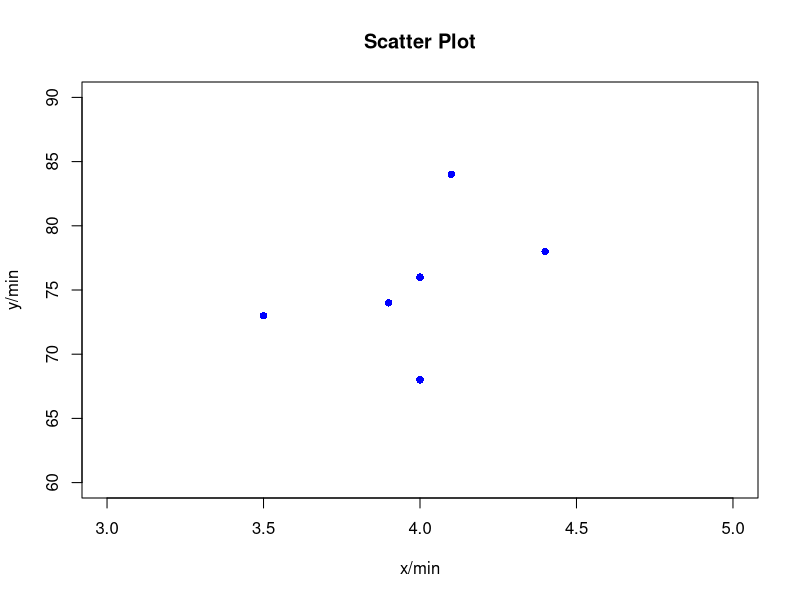
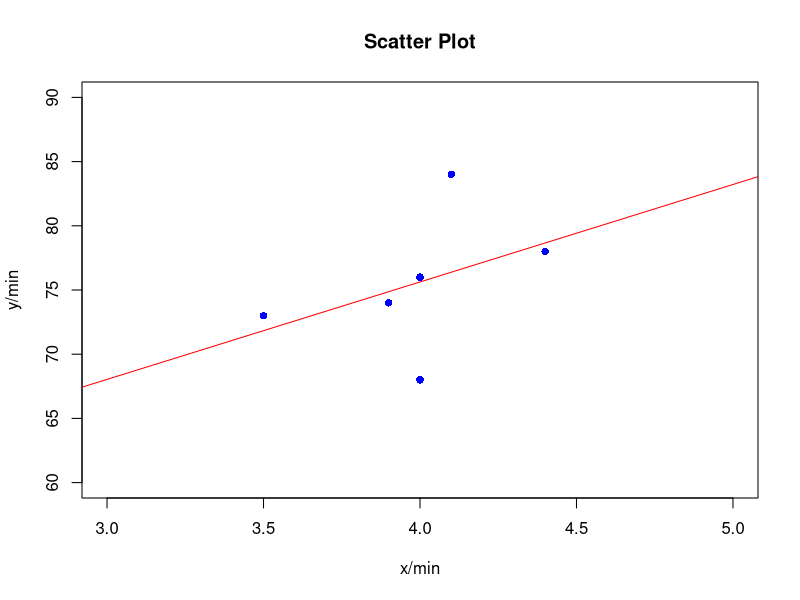

Recreate these plots in R, in order.
## ---- chunk 1
knitr::opts_chunk$set(echo = TRUE)
## ---- chunk 2
x <- c(4.4,3.9,4,4,3.5,4.1)
y <- c(78,74,68,76,73,84)
plot(x, y, 
     main = "Scatter Plot",        # 设置图的标题
     xlab = "x/min",        # 设置X轴标签
     ylab = "y/min",        # 设置Y轴标签
     pch = 16,                     # 设置点的形状
     col = "blue",                 # 设置点的颜色
     xlim = c(3, 5),               # 设置X轴的范围
     ylim = c(60, 90)                # 设置Y轴的范围
)

## ---- chunk 3
x <- c(4.4,3.9,4,4,3.5,4.1)
y <- c(78,74,68,76,73,84)
plot(x, y, 
     main = "Scatter Plot",        # 设置图的标题
     xlab = "x/min",        # 设置X轴标签
     ylab = "y/min",        # 设置Y轴标签
     pch = 16,                     # 设置点的形状
     col = "blue",                 # 设置点的颜色
     xlim = c(3, 5),               # 设置X轴的范围
     ylim = c(60, 90)                # 设置Y轴的范围
)
abline(a = 45.27, b = 7.59, col = "red")



